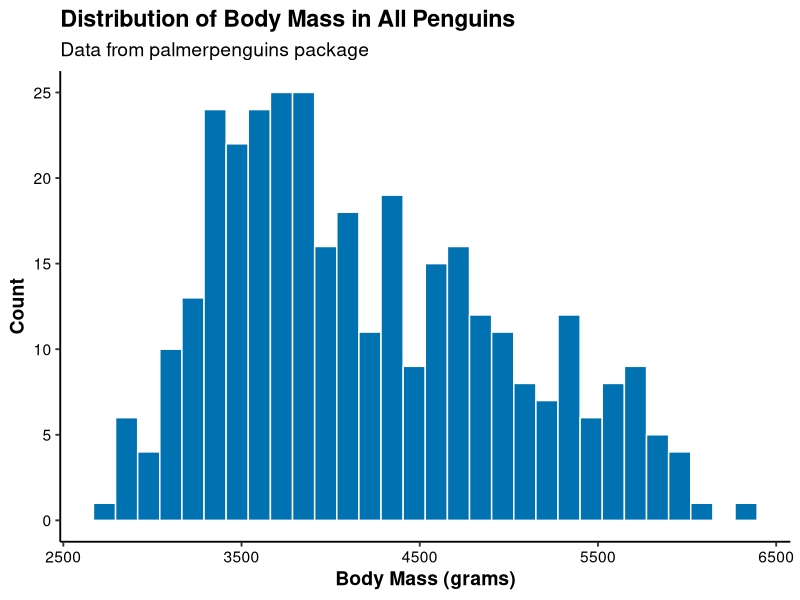
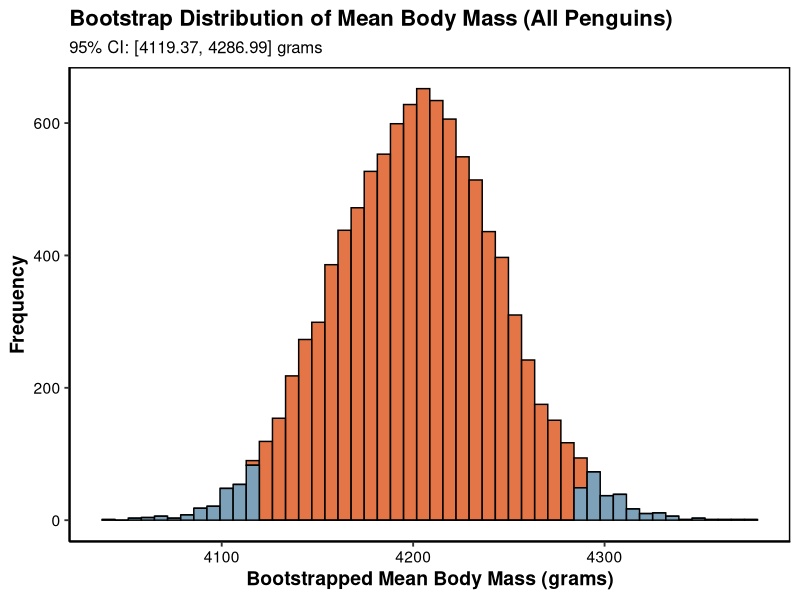
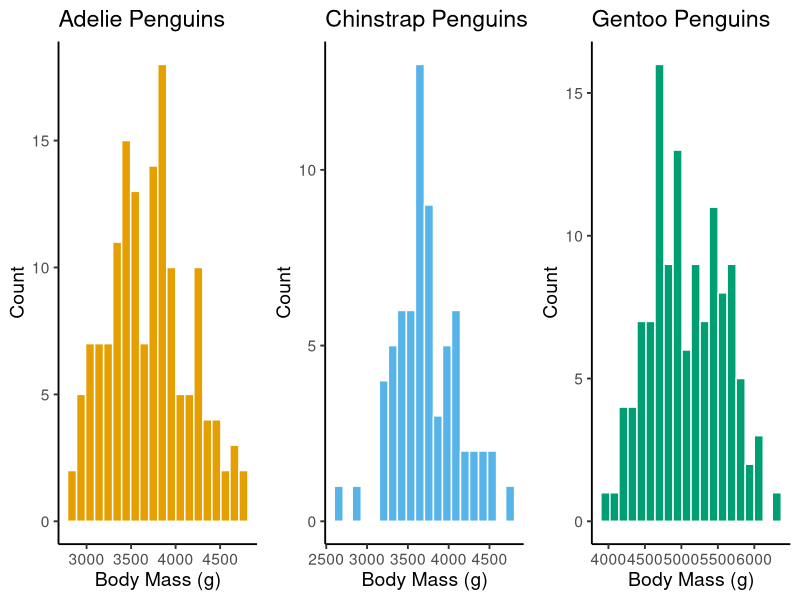

These figures' R source, in order:
#Install these packages
install.packages(c("palmerpenguins", "ggplot2", "dplyr", "ggpubr"))

# Load required libraries
library(palmerpenguins)
library(dplyr)
library(ggplot2)
library(ggpubr)

##### istogram of body mass for all penguins #### 
# Clean data: filter non-missing body masses
penguins_clean <- penguins |>
  filter(!is.na(body_mass_g)) 

# Plot original distribution of body mass for all penguins
ggplot(penguins_clean, aes(x = body_mass_g)) +
  geom_histogram(fill = "#0072B2", color = "white", bins = 30) +
  labs(
    title = "Distribution of Body Mass in All Penguins",
    subtitle = "Data from palmerpenguins package",
    x = "Body Mass (grams)",
    y = "Count"
  ) +
  theme_classic(base_size = 14) +
  theme(
    plot.title = element_text(face = "bold"),
    axis.text = element_text(color = "black"),
    axis.title = element_text(color = "black", face = "bold")
  )

#### Bootstrapped Mean CI for All Penguins #####

bootstrap_penguin_mean <- function(data = penguins_clean$body_mass_g, 
                                   R = 10000, 
                                   alpha = 0.05) {
 set.seed(123)
  
  bootstrap_means <- numeric(R)  # Preallocate vector to store results
  
  for (i in 1:R) {
    sample_i <- sample(data, size = length(data), replace = TRUE)  # Resample with replacement
    bootstrap_means[i] <- mean(sample_i)  # Store the sample mean
  }
  
  # Compute confidence interval
  ci_bounds <- quantile(bootstrap_means, probs = c(alpha / 2, 1 - alpha / 2))
  
  # Prepare data for plotting
  boot_df <- data.frame(mean_body_mass = bootstrap_means)
  boot_df$ci_region <- case_when(
    boot_df$mean_body_mass < ci_bounds[1] ~ "Outside CI",
    boot_df$mean_body_mass > ci_bounds[2] ~ "Outside CI",
    TRUE ~ "Inside CI"
  )
  
  # Plot bootstrap histogram
  ggplot(boot_df, aes(x = mean_body_mass, fill = ci_region)) +
    geom_histogram(bins = 50, color = "black", alpha = 0.8) +
    scale_fill_manual(values = c(
      "Inside CI" = "#dc5318",
      "Outside CI" = "#5c89a6"
    )) +
    labs(
      title = "Bootstrap Distribution of Mean Body Mass (All Penguins)",
      subtitle = paste0((1 - alpha) * 100, "% CI: [", 
                        round(ci_bounds[1], 2), ", ", round(ci_bounds[2], 2), "] grams"),
      x = "Bootstrapped Mean Body Mass (grams)",
      y = "Frequency"
    ) +
    theme_classic(base_size = 14) +
    theme(
      panel.border = element_rect(color = "black", fill = NA, linewidth = 1),
      axis.text = element_text(color = "black"),
      axis.title = element_text(color = "black", face = "bold"),
      plot.title = element_text(color = "black", face = "bold", size = 16),
      plot.subtitle = element_text(color = "black", size = 12),
      legend.position = "none"
    )
}

# Run it!
bootstrap_penguin_mean(alpha = 0.05)  # 95% CI

#Compare to parametric test! 
t.test(penguins$body_mass_g)

##### Types of Penguins Weight #####

# Clean the data
penguins_clean <- penguins |>
  filter(!is.na(body_mass_g), !is.na(species))

# Create individual histograms
p_adelie <- ggplot(filter(penguins_clean, species == "Adelie"), aes(x = body_mass_g)) +
  geom_histogram(bins = 20, fill = "#E69F00", color = "white") +
  labs(title = "Adelie Penguins", x = "Body Mass (g)", y = "Count") +
  theme_classic(base_size = 14)

p_chinstrap <- ggplot(filter(penguins_clean, species == "Chinstrap"), aes(x = body_mass_g)) +
  geom_histogram(bins = 20, fill = "#56B4E9", color = "white") +
  labs(title = "Chinstrap Penguins", x = "Body Mass (g)", y = "Count") +
  theme_classic(base_size = 14)

p_gentoo <- ggplot(filter(penguins_clean, species == "Gentoo"), aes(x = body_mass_g)) +
  geom_histogram(bins = 20, fill = "#009E73", color = "white") +
  labs(title = "Gentoo Penguins", x = "Body Mass (g)", y = "Count") +
  theme_classic(base_size = 14)

ggarrange(
  p_adelie, p_chinstrap, p_gentoo,
  ncol = 3, nrow = 1,
  common.legend = FALSE
)
